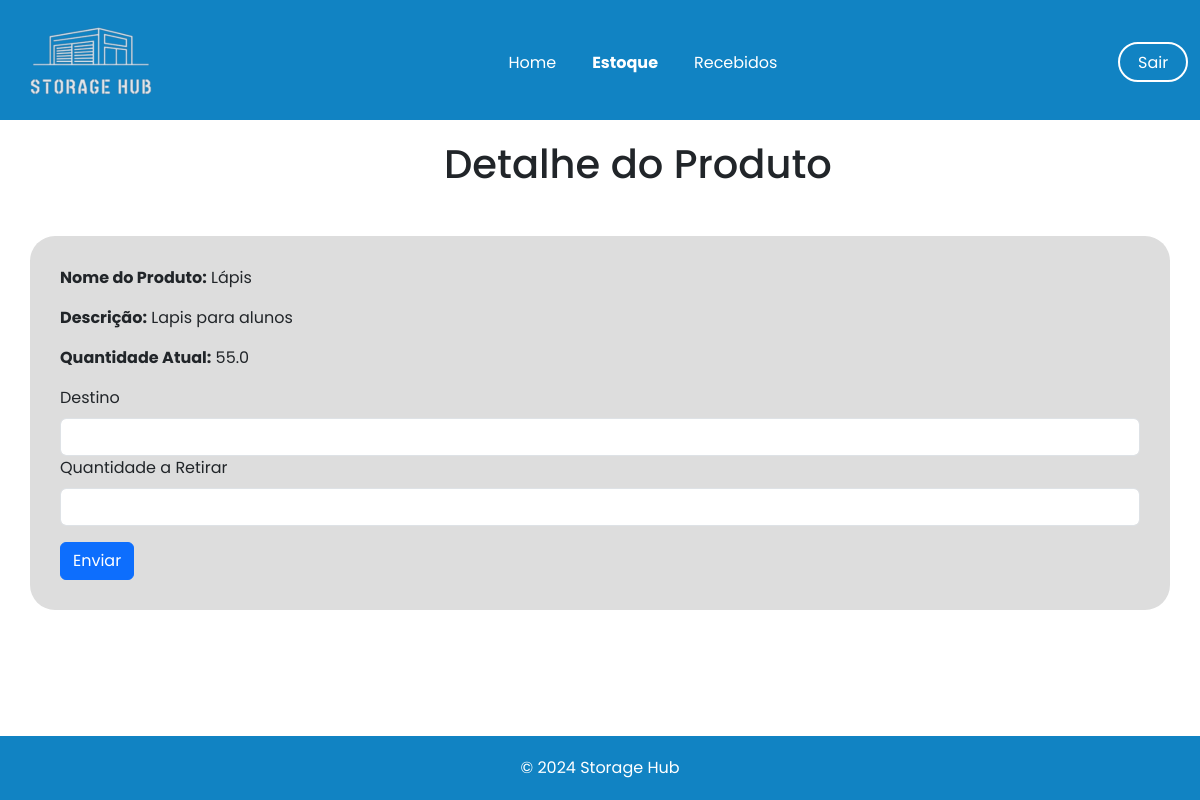
/estoque/4 (signed in), run on an earlier commit of the app's database.
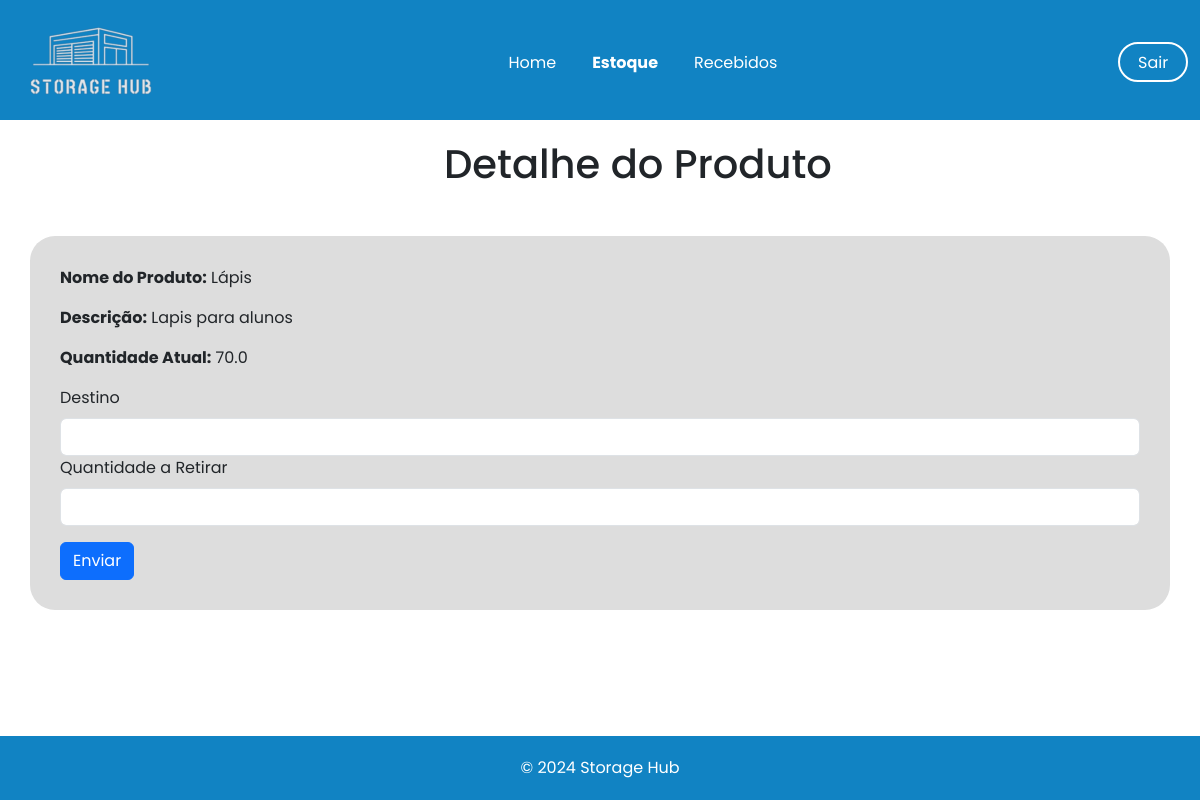
And on a later commit of the database.
### app/models.py (models this page shows)
class MaterialRecebido(db.Model):
    id = db.Column(db.Integer, primary_key=True)
    nome_produto = db.Column(db.String, nullable=False)
    quantidade = db.Column(db.Float, nullable=False)
    data_recebimento = db.Column(db.DateTime, default=datetime.now())
    descricao_produto = db.Column(db.String, nullable=True)
    tipo_produto = db.Column(db.String, nullable=False)
    recebido_por = db.Column(db.String, nullable=False)
    registrado_por = db.Column(db.String, nullable=False)

### app/view.py (the view)
@app.route('/estoque/<int:id>', methods=['GET', 'POST'])
@login_required
def estoqueDetail(id):
    obj = MaterialRecebido.query.get(id)
    form = EstoqueDetailForm()
    if form.validate_on_submit():
        if form.processar_movimentacao(id):
            return redirect(url_for('sucesso'))
        else:
            flash('Quantidade insuficiente no estoque!', 'danger')
    return render_template('estoque_detail.html', obj=obj, form=form)

### app/forms.py (shortened to what this page needs)
class EstoqueDetailForm(FlaskForm):
    destino = StringField('Destino', validators=[DataRequired()])
    quantidade = FloatField('Quantidade a Retirar', validators=[DataRequired()])
    btnSubmit = SubmitField('Enviar')

### app/models.py (called while the page is built)
@login_manager.user_loader
def load_user(user_id):
    return User.query.get(user_id)

### app/templates/estoque_detail.html (shortened to what this page needs)
<!DOCTYPE html>
<html lang="pt-BR">
<head>
    <link
    rel="stylesheet"
    href="https://cdn.jsdelivr.net/npm/bootstrap@5.3.3/dist/css/bootstrap.min.css"
    />
</head>
<body>
    <header>
        <nav class="navbar navbar-expand-lg">
            <div class="container-fluid">
                <a class="navbar-brand me-auto" href="#"><img src="../static/img/logo_storage.png" alt="Storage Hub Logo"></a>
                <div class="collapse navbar-collapse" id="navbarSupportedContent">
                    <ul class="navbar-nav mx-auto" style="padding-top: 20px;">
                        <div class="center" style="display: flex; align-items: center; width: 30%;">
                        <li class="nav-item">
                            <a class="nav-link" aria-current="page" href="{{url_for('homepage')}}" style="font-weight: 400;">Home</a>
                        </li>
                        <li class="nav-item">
                            <a class="nav-link" href="{{url_for('home_estoque')}}">Estoque</a>
                        </li>
                        <li class="nav-item">
                            <a class="nav-link" href="{{url_for('recebidos')}}" style="font-weight: 400;">Recebidos</a>
                        </div>
                    </ul>
                    <a href="{{url_for('logout')}}" style="
                    background-color: #1183C3;
                    color: white;
                    width: 70px;
                    height: 40px;
                    border: 2px solid white;
                    text-decoration: none;
                    border-radius: 50px;"><p class="sair" style="padding: 7px 0px 0px 18px;">Sair</p></a>
                </div>
            </div>
        </nav>
    </header>
    <main>
        <h1 style="margin-left: 37%; margin-top: 20px;">Detalhe do Produto</h1>
        <div class="container mt-5" style="background-color: #ddd; border-radius: 25px; padding: 30px; margin-bottom: 40px;">
            <p><strong>Nome do Produto:</strong> {{ obj.nome_produto }}</p>
            <p><strong>Descrição:</strong> {{ obj.descricao_produto }}</p>
            <p><strong>Quantidade Atual:</strong> {{ obj.quantidade }}</p>
            <form method="POST">
                <div class="form-group">
                    {{ form.destino.label(class="form-label") }}
                    {{ form.destino(class="form-control") }}
                </div>
                <div class="form-group">
                    {{ form.quantidade.label(class="form-label") }}
                    {{ form.quantidade(class="form-control") }}
                </div>
                <div class="form-group mt-3">
                    {{ form.btnSubmit(class="btn btn-primary") }}
                </div>
            </form>
        </div>
    </main>
    <footer style="background-color: #1183C3; color: white; padding: 20px 0;text-align: center;">&copy; 2024 Storage Hub</footer>
</body>
</html>

What changed in the data, as far as the page shows it:
changed MaterialRecebido "Lápis": quantidade "55.0" → "70.0"
